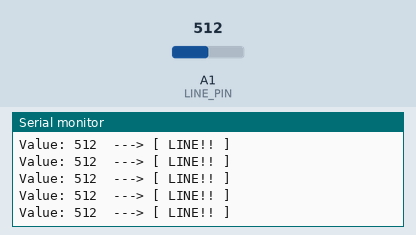
Simulated run of this sketch. Board: Arduino Uno, built with avr-gcc and run on an emulated ATmega328P. On the bench: the last lines printed to the serial monitor. Inputs (shaded band) come from the test bench; at power-on: A1 (LINE_PIN) = 512.

Above: at 1.2 s.
1.3 s: A1 (LINE_PIN) set to 110
At 1.56 s:
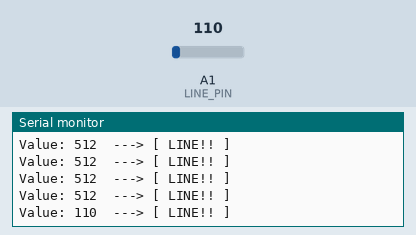
2.8 s: A1 (LINE_PIN) set to 96
At 2.96 s:
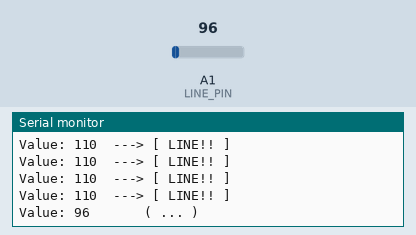

The sketch:

line_test.ino
```cpp
// DSR-1502 ラインセンサ (A0ピンのみ使用)

const int LINE_PIN = A1;  // センサーをつなぐピン
int threshold = 100;      // ラインのしきい値（ここを調整)

void setup() {
  Serial.begin(9600); // シリアル通信の開始
}

void loop() {
  int val = analogRead(LINE_PIN);

  Serial.print("Value: ");
  Serial.print(val);

  if (val > threshold) {
    Serial.println("  ---> [ LINE!! ]"); // ライン検知！
  } else {
    Serial.println("       ( ... )");     // ラインなし
  }

  delay(200); // 読みやすくするために少し待つ
}
```

Measured:
- the behaviour switches between 101 and 100 on A1 (LINE_PIN) (found by bisection; images 1 and 2)
- after the input at 1.3 s, the serial monitor: prints a new line after 0.10 s (image 1)
- after the input at 2.8 s, the serial monitor: prints a new line at once (image 2)
